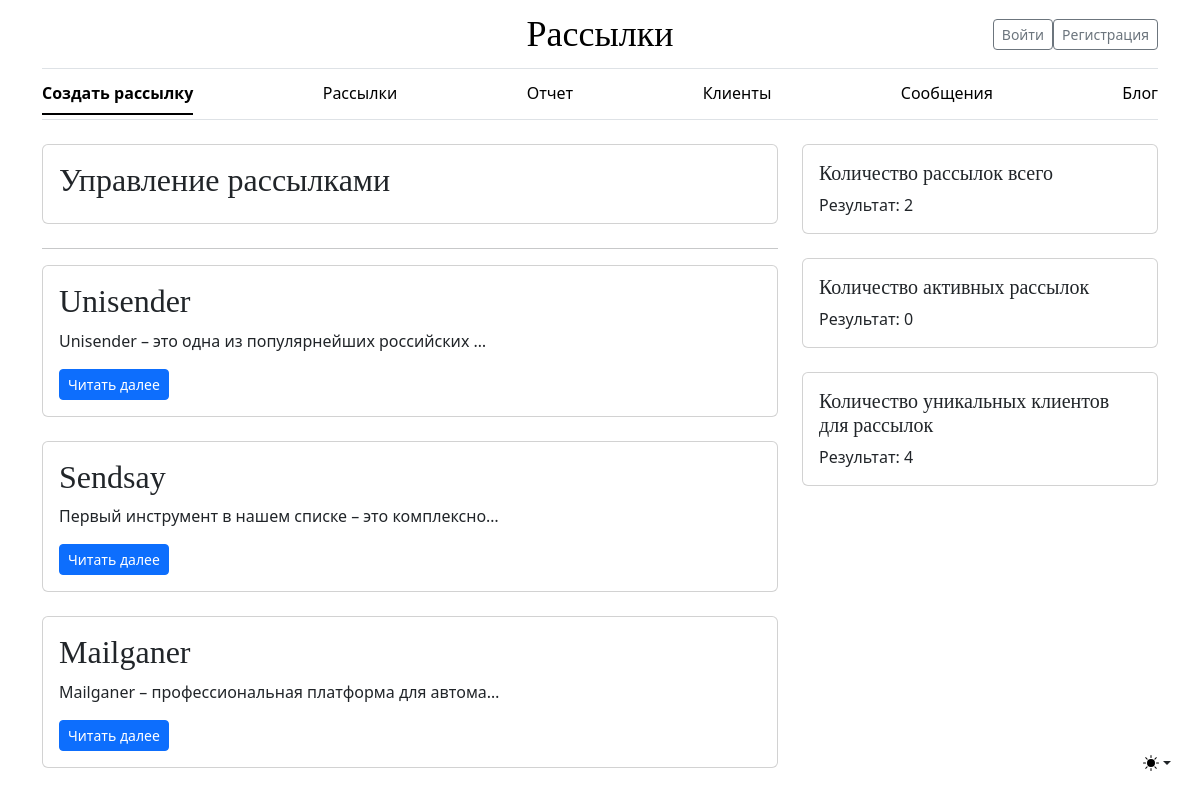
/, run on an earlier commit of the app's database.
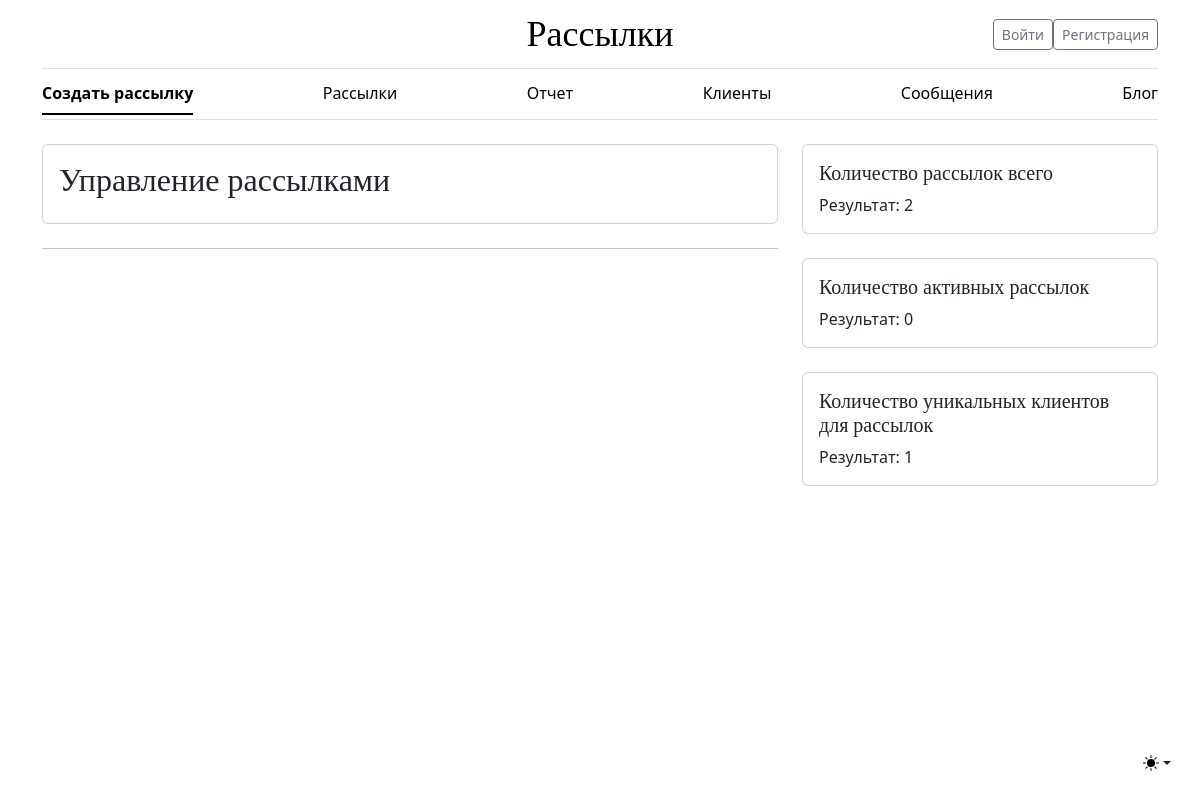
And on a later commit of the database.
### blog/models.py (models this page shows, shortened)
class Blog(models.Model):
    title = models.CharField(max_length=255, verbose_name='Название статьи')
    content = models.TextField(verbose_name='Статья')
    picture = models.ImageField(upload_to="media/photos/%Y/%m/%d/", verbose_name='Картинка', **NULLABLE)
    time_create = models.DateTimeField(auto_now_add=True, verbose_name='Дата создания')
    views = models.IntegerField(default=0, verbose_name='Количество просмотров')

### mailing/views.py (the view)
# urls.py: path('', IndexView.as_view(), name='index_list'),
class IndexView(generic.ListView):
    def get(self, request, *args, **kwargs):
        context = {
            'title': 'Главная',
        }
        return render(request, 'mailing/index.html', context)

### mailing/templatetags/index_tags.py (called while the page is built)
@register.simple_tag()
def total_mailing_number():
    return Setting.objects.count()

@register.simple_tag()
def active_mailing_number():
    return Setting.objects.filter(mailing_status='active').count()

@register.simple_tag()
def unique_customers_number():
    return Client.objects.distinct().count()

@register.simple_tag()
def get_random_articles():
    articles = Blog.objects.all()
    if articles.count() >= 3:
        random_articles = sample(list(articles), 3)
    else:
        random_articles = articles
    return random_articles

### mailing/templates/mailing/index.html
{% extends 'mailing/base.html' %}
{% load index_tags %}
{% block content %}
<div class="container mt-4">
    <div class="row">
        <div class="col-md-8">
            <div class="card mb-4">
                <div class="card-body">
                    <h2 class="card-title">Управление рассылками</h2>
                </div>
            </div>
            <hr>
            {% get_random_articles as random_articles %}
            {% for article in random_articles %}
            <div class="card mb-4">
                <div class="card-body">
                    <h2 class="card-title">{{ article.title }}</h2>
                    <p class="card-text">{{ article.content|truncatechars:50 }}</p>
                    <a href="{% url 'blog:blog_detail' article.pk %}" class="btn btn-primary btn-sm">Читать далее</a>
                </div>
            </div>
            {% endfor %}
        </div>
        <div class="col-md-4">
            <aside>
                <div class="card mb-4">
                    <div class="card-body">
                        <h5 class="card-title">Количество рассылок всего</h5>
                        <p class="card-text">Результат: {% total_mailing_number %}</p>
                    </div>
                </div>
                <div class="card mb-4">
                    <div class="card-body">
                        <h5 class="card-title">Количество активных рассылок</h5>
                        <p class="card-text">Результат: {% active_mailing_number %}</p>
                    </div>
                </div>
                <div class="card mb-4">
                    <div class="card-body">
                        <h5 class="card-title">Количество уникальных клиентов для рассылок</h5>
                        <p class="card-text">Результат: {% unique_customers_number %}</p>
                    </div>
                </div>
            </aside>
        </div>
    </div>
</div>
{% endblock %}

What changed in the data, as far as the page shows it:
removed Blog: title "Unisender", content "Unisender – это одна из популярнейших российских …"
removed Blog: title "Sendsay", content "Первый инструмент в нашем списке – это комплексно…"
removed Blog: title "Mailganer", content "Mailganer – профессиональная платформа для автома…"
Also different on the page:
text no longer shown: "4"
text now shown: "1"
